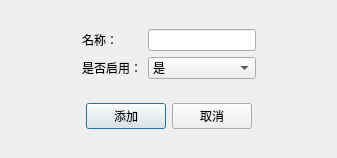
<?xml version="1.0" encoding="UTF-8"?>
<ui version="4.0">
 <class>Dialog</class>
 <widget class="QDialog" name="Dialog">
  <property name="geometry">
   <rect>
    <x>0</x>
    <y>0</y>
    <width>337</width>
    <height>151</height>
   </rect>
  </property>
  <property name="windowTitle">
   <string>Dialog</string>
  </property>
  <layout class="QVBoxLayout" name="verticalLayout">
   <item>
    <widget class="QWidget" name="widget" native="true">
     <layout class="QVBoxLayout" name="verticalLayout_2">
      <item>
       <widget class="QWidget" name="widget_3" native="true">
        <layout class="QGridLayout" name="gridLayout">
         <item row="0" column="0">
          <spacer name="horizontalSpacer">
           <property name="orientation">
            <enum>Qt::Horizontal</enum>
           </property>
           <property name="sizeHint" stdset="0">
            <size>
             <width>40</width>
             <height>20</height>
            </size>
           </property>
          </spacer>
         </item>
         <item row="1" column="1">
          <widget class="QLabel" name="label_2">
           <property name="text">
            <string>是否启用：</string>
           </property>
          </widget>
         </item>
         <item row="0" column="1">
          <widget class="QLabel" name="label">
           <property name="text">
            <string>名称：</string>
           </property>
          </widget>
         </item>
         <item row="1" column="2">
          <widget class="QComboBox" name="comboBox">
           <item>
            <property name="text">
             <string>是</string>
            </property>
           </item>
           <item>
            <property name="text">
             <string>否</string>
            </property>
           </item>
          </widget>
         </item>
         <item row="0" column="2">
          <widget class="QLineEdit" name="lineEdit"/>
         </item>
         <item row="0" column="3">
          <spacer name="horizontalSpacer_2">
           <property name="orientation">
            <enum>Qt::Horizontal</enum>
           </property>
           <property name="sizeHint" stdset="0">
            <size>
             <width>40</width>
             <height>20</height>
            </size>
           </property>
          </spacer>
         </item>
        </layout>
       </widget>
      </item>
      <item>
       <widget class="QWidget" name="widget_4" native="true">
        <layout class="QHBoxLayout" name="horizontalLayout">
         <item>
          <spacer name="horizontalSpacer_3">
           <property name="orientation">
            <enum>Qt::Horizontal</enum>
           </property>
           <property name="sizeHint" stdset="0">
            <size>
             <width>40</width>
             <height>20</height>
            </size>
           </property>
          </spacer>
         </item>
         <item>
          <widget class="QPushButton" name="pushButton">
           <property name="text">
            <string>添加</string>
           </property>
          </widget>
         </item>
         <item>
          <widget class="QPushButton" name="pushButton_2">
           <property name="text">
            <string>取消</string>
           </property>
          </widget>
         </item>
         <item>
          <spacer name="horizontalSpacer_4">
           <property name="orientation">
            <enum>Qt::Horizontal</enum>
           </property>
           <property name="sizeHint" stdset="0">
            <size>
             <width>40</width>
             <height>20</height>
            </size>
           </property>
          </spacer>
         </item>
        </layout>
       </widget>
      </item>
     </layout>
    </widget>
   </item>
  </layout>
 </widget>
 <resources/>
 <connections/>
</ui>
